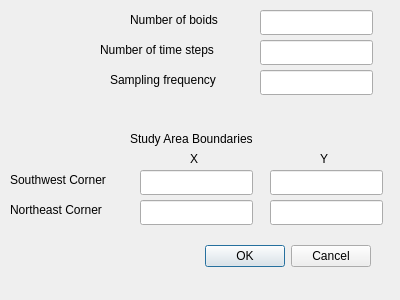
<?xml version="1.0" encoding="UTF-8"?>
<ui version="4.0">
 <class>Boids_ModelDialogBase</class>
 <widget class="QDialog" name="Boids_ModelDialogBase">
  <property name="geometry">
   <rect>
    <x>0</x>
    <y>0</y>
    <width>400</width>
    <height>300</height>
   </rect>
  </property>
  <property name="windowTitle">
   <string>Boids Model</string>
  </property>
  <widget class="QDialogButtonBox" name="button_box">
   <property name="geometry">
    <rect>
     <x>30</x>
     <y>240</y>
     <width>341</width>
     <height>32</height>
    </rect>
   </property>
   <property name="orientation">
    <enum>Qt::Horizontal</enum>
   </property>
   <property name="standardButtons">
    <set>QDialogButtonBox::Cancel|QDialogButtonBox::Ok</set>
   </property>
  </widget>
  <widget class="QLineEdit" name="numBoids">
   <property name="geometry">
    <rect>
     <x>260</x>
     <y>10</y>
     <width>113</width>
     <height>25</height>
    </rect>
   </property>
  </widget>
  <widget class="QLineEdit" name="tStep">
   <property name="geometry">
    <rect>
     <x>260</x>
     <y>40</y>
     <width>113</width>
     <height>25</height>
    </rect>
   </property>
  </widget>
  <widget class="QLineEdit" name="sFreq">
   <property name="geometry">
    <rect>
     <x>260</x>
     <y>70</y>
     <width>113</width>
     <height>25</height>
    </rect>
   </property>
  </widget>
  <widget class="QLineEdit" name="minX">
   <property name="geometry">
    <rect>
     <x>140</x>
     <y>170</y>
     <width>113</width>
     <height>25</height>
    </rect>
   </property>
  </widget>
  <widget class="QLineEdit" name="minY">
   <property name="geometry">
    <rect>
     <x>270</x>
     <y>170</y>
     <width>113</width>
     <height>25</height>
    </rect>
   </property>
  </widget>
  <widget class="QLineEdit" name="maxX">
   <property name="geometry">
    <rect>
     <x>140</x>
     <y>200</y>
     <width>113</width>
     <height>25</height>
    </rect>
   </property>
  </widget>
  <widget class="QLineEdit" name="maxY">
   <property name="geometry">
    <rect>
     <x>270</x>
     <y>200</y>
     <width>113</width>
     <height>25</height>
    </rect>
   </property>
  </widget>
  <widget class="QLabel" name="label">
   <property name="geometry">
    <rect>
     <x>130</x>
     <y>10</y>
     <width>121</width>
     <height>20</height>
    </rect>
   </property>
   <property name="text">
    <string>Number of boids</string>
   </property>
  </widget>
  <widget class="QLabel" name="label_2">
   <property name="geometry">
    <rect>
     <x>100</x>
     <y>40</y>
     <width>151</width>
     <height>20</height>
    </rect>
   </property>
   <property name="text">
    <string>Number of time steps</string>
   </property>
  </widget>
  <widget class="QLabel" name="label_3">
   <property name="geometry">
    <rect>
     <x>110</x>
     <y>70</y>
     <width>141</width>
     <height>20</height>
    </rect>
   </property>
   <property name="text">
    <string>Sampling frequency</string>
   </property>
  </widget>
  <widget class="QLabel" name="label_4">
   <property name="geometry">
    <rect>
     <x>10</x>
     <y>170</y>
     <width>131</width>
     <height>20</height>
    </rect>
   </property>
   <property name="text">
    <string>Southwest Corner</string>
   </property>
  </widget>
  <widget class="QLabel" name="label_5">
   <property name="geometry">
    <rect>
     <x>10</x>
     <y>200</y>
     <width>121</width>
     <height>20</height>
    </rect>
   </property>
   <property name="text">
    <string>Northeast Corner</string>
   </property>
  </widget>
  <widget class="QLabel" name="label_6">
   <property name="geometry">
    <rect>
     <x>190</x>
     <y>150</y>
     <width>16</width>
     <height>17</height>
    </rect>
   </property>
   <property name="text">
    <string>X</string>
   </property>
  </widget>
  <widget class="QLabel" name="label_7">
   <property name="geometry">
    <rect>
     <x>320</x>
     <y>150</y>
     <width>16</width>
     <height>17</height>
    </rect>
   </property>
   <property name="text">
    <string>Y</string>
   </property>
  </widget>
  <widget class="QLabel" name="label_8">
   <property name="geometry">
    <rect>
     <x>130</x>
     <y>130</y>
     <width>161</width>
     <height>17</height>
    </rect>
   </property>
   <property name="text">
    <string>Study Area Boundaries</string>
   </property>
  </widget>
 </widget>
 <resources/>
 <connections>
  <connection>
   <sender>button_box</sender>
   <signal>accepted()</signal>
   <receiver>Boids_ModelDialogBase</receiver>
   <slot>accept()</slot>
   <hints>
    <hint type="sourcelabel">
     <x>20</x>
     <y>20</y>
    </hint>
    <hint type="destinationlabel">
     <x>20</x>
     <y>20</y>
    </hint>
   </hints>
  </connection>
  <connection>
   <sender>button_box</sender>
   <signal>rejected()</signal>
   <receiver>Boids_ModelDialogBase</receiver>
   <slot>reject()</slot>
   <hints>
    <hint type="sourcelabel">
     <x>20</x>
     <y>20</y>
    </hint>
    <hint type="destinationlabel">
     <x>20</x>
     <y>20</y>
    </hint>
   </hints>
  </connection>
 </connections>
</ui>
